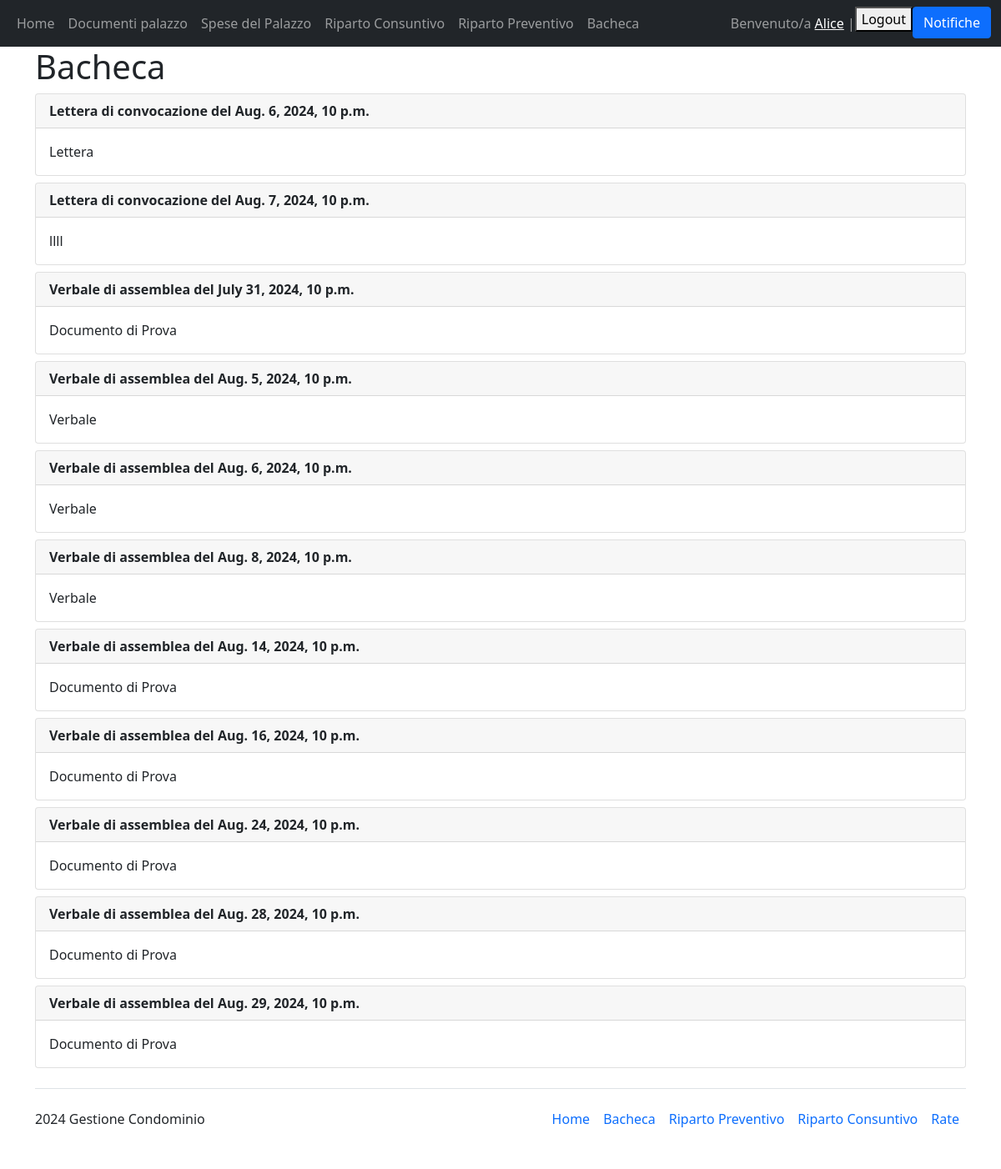
/bacheca/ (signed in), run on the app's committed database.
### Condominio/models.py (models this page shows, shortened)
class Lettera_Convocazione(models.Model):
    data = models.DateTimeField("Data", primary_key=True)
    descrizione = models.CharField(max_length=200)
    convocazione_documento = models.FileField(
        verbose_name="Lettera di convocazione", upload_to='lettere/', blank=True, default=None)
    class Meta:
        verbose_name_plural = "Lettere di convocazione"

class Verbale(models.Model):  # lettera di convocazione (ora, giorno, luogo) probabilmente in bacheca + contabilità(rendiconto, consuntivo, dell'anno precedente, appena concluso)
    data = models.DateTimeField("Data", primary_key=True)
    descrizione = models.CharField(max_length=200)
    documento = models.FileField("Documento", upload_to='verbali/', blank=True, default=None)
    lettera_accompagnatoria = models.FileField(
        "Lettera accompagnatoria", upload_to="lettereAccompagnatorie", blank=True, default=None)
    class Meta:
        ordering = ["data"]
        verbose_name_plural = "Verbali"

### Condominio/views.py (the view)
# urls.py: path('bacheca/', views.bacheca, name="bacheca"),
@login_required(login_url="/login")
def bacheca(request):
    verbali=Verbale.objects.all()
    lettere=Lettera_Convocazione.objects.all()
    if request.method == "POST":
        lettera_id = request.POST.get("lettera-id")
        print(lettera_id)
        lettera=Lettera_Convocazione.objects.filter(id=lettera_id).first()
        if lettera and (request.user.has_perm("main.delete_lettera")):
            lettera.delete()
    if request.method == "POST":
        verbale_id = request.POST.get("verbale-id")
        print(verbale_id)
        verbale=Verbale.objects.filter(id=verbale_id).first()
        if verbale and (request.user.has_perm("main.delete_verbale")):
            verbale.delete()
    return render(request, 'Condominio_main/bacheca.html', {"verbali":verbali, "lettere": lettere})

### Condominio/templates/Condominio_main/bacheca.html (shortened to what this page needs)
{% extends 'Condominio_main/base.html' %}
{% block content %}
<h1>Bacheca</h1>
{% for lettera in lettere %}
<div class="card mt-2">
    <div class="card-header"><strong>Lettera di convocazione del {{lettera.data}}</strong></div>
    <div class="card-body d-flex flex-row justify-content-between">
       <div>
            {{lettera.descrizione}}
       </div>
    </div>
</div>
{%empty%}
<p>Non sono state caricate ancora delle lettere di convocazione</p>
{% endfor %}
{% for verbale in verbali %}
<div class="card mt-2">
    <div class="card-header"><strong>Verbale di assemblea del {{verbale.data}}</strong></div>
    <div class="card-body d-flex flex-row justify-content-between">
       <div>
            {{verbale.descrizione}}
       </div>
    </div>
</div>
{%empty%}
<p>Non sono stati caricati ancora dei verbali</p>
{% endfor %}
{% endblock %}

### Condominio/templates/Condominio_main/base.html (shortened to what this page needs)
<!DOCTYPE html>
<html lang="en">
<head>
    <link href="https://cdn.jsdelivr.net/npm/bootstrap@5.0.2/dist/css/bootstrap.min.css" rel="stylesheet">
    <link rel="stylesheet" href="https://cdn.jsdelivr.net/npm/bootstrap-icons@1.11.3/font/bootstrap-icons.min.css">
</head>
<body>
    <nav class="navbar navbar-expand-lg navbar-dark bg-dark">
        <div class="container-fluid">
            <div>
                <ul class="navbar-nav">
                    <li class="nav-item">
                        <a class="nav-link" href="/home">Home</a>
                    </li>
                    <li class="nav-item">
                        <a class="nav-link" href="/documenti_palazzo">Documenti palazzo</a>
                    </li>
                    <li class="nav-item">
                        <a class="nav-link" href="/spesa">Spese del Palazzo</a>
                    </li>
                    <li class="nav-item">
                        <a class="nav-link" href="/riparto_consuntivo">Riparto Consuntivo</a>
                    </li>
                    <li class="nav-item">
                        <a class="nav-link" href="/riparto_preventivo">Riparto Preventivo</a>
                    </li>
                    <li class="nav-item">
                        <a class="nav-link" href="/bacheca">Bacheca</a>
                    </li>
                </ul>
            </div>
            <div>
                <ul class="navbar-nav">
                    {% if user.is_authenticated %}
                    {% if user.is_staff %}
                    <span class="navbar-text">Benvenuto/a {{user.first_name}} | </span>
                    {% else %}
                    <span class="navbar-text">Benvenuto/a <a href="{% url 'profilo' %}">{{user.first_name}}</a> | </span>
                    {% endif %}
                    <li class="nav-item">
                        <form action="{% url 'logout' %}" method="post">
                            <button type="submit">Logout</button>
                        </form>
                    </li>
                    <li class="nav-item">
                        <button class="btn btn-primary" type="button" data-bs-toggle="offcanvas" data-bs-target="#offcanvasRight" aria-controls="offcanvasRight">Notifiche</button>
                    </li>
                    {% else %}
                    <li class="nav-item">
                        <a class="nav-link" href="{% url 'login' %}">Login</a>
                    </li>
                    {% endif %}
                </ul>
            </div>
        </div>
    </nav>
    <div class="container">
        {% block content %}
        {% endblock  %}
    </div>
    {% if user.is_authenticated and not user.is_staff %}
    <div class="container">
        <footer class="d-flex flex-wrap justify-content-between align-items-center py-3 my-4 border-top">
          <p class="col-md-4 mb-0 text-body-secondary"> 2024 Gestione Condominio </p>
          <ul class="nav col-md-8 justify-content-end">
            <li class="nav-item"><a href="{% url 'home' %}" class="nav-link px-2 text-body-secondary">Home</a></li>
            <li class="nav-item"><a href="{% url 'bacheca' %}" class="nav-link px-2 text-body-secondary">Bacheca</a></li>
            <li class="nav-item"><a href="{% url 'riparto_preventivo' %}" class="nav-link px-2 text-body-secondary">Riparto Preventivo</a></li>
            <li class="nav-item"><a href="{% url 'riparto_consuntivo' %}" class="nav-link px-2 text-body-secondary">Riparto Consuntivo</a></li>
            <li class="nav-item"><a href="#" class="nav-link px-2 text-body-secondary">Rate</a></li>
          </ul>
        </footer>
    </div>
    {% endif %}
</body>
</html>

### data on the page
Lettera_Convocazione: data "Aug. 6, 2024, 10 p.m.", descrizione "Lettera"
Lettera_Convocazione: data "Aug. 7, 2024, 10 p.m.", descrizione "llll"
Verbale: data "July 31, 2024, 10 p.m.", descrizione "Documento di Prova"
Verbale: data "Aug. 5, 2024, 10 p.m.", descrizione "Verbale"
Verbale: data "Aug. 6, 2024, 10 p.m.", descrizione "Verbale"
Verbale: data "Aug. 8, 2024, 10 p.m.", descrizione "Verbale"
Verbale: data "Aug. 14, 2024, 10 p.m.", descrizione "Documento di Prova"
Verbale: data "Aug. 16, 2024, 10 p.m.", descrizione "Documento di Prova"
Verbale: data "Aug. 24, 2024, 10 p.m.", descrizione "Documento di Prova"
Verbale: data "Aug. 28, 2024, 10 p.m.", descrizione "Documento di Prova"
Verbale: data "Aug. 29, 2024, 10 p.m.", descrizione "Documento di Prova"

### other printed values
{{ user.first_name }} "Alice"
